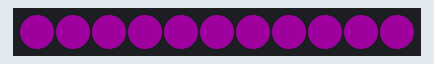
This sketch was run on a simulated Arduino Uno, built with avr-gcc and run on an emulated ATmega328P. Parts: 11 RGB LEDs in strip order, left to right. Dim RGB values are drawn brighter than linear.

Above: at 0.46 s.
At 36.47 s:
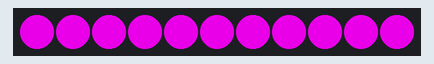

The sketch:

9_2_ws2812_breath.ino
```cpp
#include <Adafruit_NeoPixel.h>
#define Neo_PIN  A0  //Define the pin
#define NUMPIXELS  11 //Define the LED number
//Declare our NeoPixel strip object
Adafruit_NeoPixel pixels(NUMPIXELS, Neo_PIN, NEO_GRB + NEO_KHZ800);
int brightness = 0; //The variable is used to set the lamp brightness, and the maximum brightness value is 255

void setup() {
  pixels.begin(); //Initialize NeoPixel
}

void loop() {
  //Realize the purple breathing lamp
  for(int bright_val=0;bright_val<256;bright_val++)
  {
    displayPiexls(NUMPIXELS, bright_val, 0, bright_val);
    pixels.show();//Display
    delay(10);
  }
  for(int bright_val=255;bright_val>0;bright_val--)
  {
    displayPiexls(NUMPIXELS, bright_val, 0, bright_val);
    pixels.show();//Display
    delay(10);
  }
}

//Set a function to control all the LED and their brightness
int displayPiexls(int num, int redVal, int greenVal, int blueVal)
{
  //Use for loop statement to make all LED on
  for(int i=0; i<num; i++) {
    pixels.setPixelColor(i, pixels.Color(redVal, greenVal, blueVal));//Set the pin of the LED and RGB color

  }
}
```
